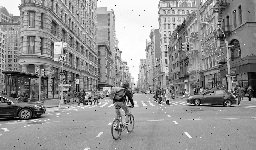
#> input picture TP3/ressources/I2filter.png, 256 x 150 px, shrunk from 889 x 522 before the run
$ python nagao.py
#> lines starting #> are read from the running program, lines starting #| are printed output that depends on the picture
import cv2
import numpy as np
import sys

def rotateMatrix90DegreesCW(matrix):
  """Rotates a matrix by 90 degrees clockwise

  Args:
      matrix (list): matrix to rotate

  Returns:
      list: rotated matrix
  """
  return list(zip(*matrix[::-1]))

def buildNagaoWindows():
  """Builds nagao windows used as filters

  Returns:
      array: Array of np.array containing the nine nagao windows as matrix
  """
  upper = [[1,1,1,1,1],[0,1,1,1,0],[0,0,1,0,0],[0,0,0,0,0],[0,0,0,0,0]]
  corner = [[1,1,1,0,0],[1,1,1,0,0],[1,1,1,0,0],[0,0,0,0,0],[0,0,0,0,0]]
  center = [[0,0,0,0,0],[0,1,1,1,0],[0,1,1,1,0],[0,1,1,1,0],[0,0,0,0,0]]
  windows = [center]
  for i in range(4):
    upper = rotateMatrix90DegreesCW(upper)
    corner = rotateMatrix90DegreesCW(corner)
    windows.append(np.array(upper))
    windows.append(np.array(corner))
  return windows

""" def writeNagaoWindows(nagaoWindows):
  for index, window in enumerate(nagaoWindows):
    cv2.imwrite("nagaoWindows/%s.png"%index, 255*np.array(window)) """

def Variance(matrix):
  return np.var(matrix)

def progress(count, total, status=''):
  """Display a progress bar on terminal

  Args:
      count (int): The increment
      total (int): The maximum value of count
      status (str, optional): Optional status. Defaults to ''.
  """
  bar_len = 60
  filled_len = int(round(bar_len * count / float(total)))

  percents = round(100.0 * count / float(total), 1)
  bar = '=' * filled_len + '-' * (bar_len - filled_len)

  sys.stdout.write('[%s] %s%s ...%s\r' % (bar, percents, '%', status))
  sys.stdout.flush()

if __name__ == "__main__":
  nagaoWindows = buildNagaoWindows()
  im = cv2.imread('ressources/I2filter.png', cv2.IMREAD_GRAYSCALE)
#> im is the input picture: shape (150, 256); min 0, max 255, mean 145.9
  im = np.array(im)
  (imgHeight, imgWidth) = np.shape(im)
#> imgHeight = 150; imgWidth = 256
  newIm = np.zeros((imgHeight, imgWidth))
  inc = 0
  totalPixels = imgHeight*imgWidth
#> totalPixels = 38400
  for row in range(2,imgHeight-2):
    for column in range(2,imgWidth-2):
      pixelSurrounding = im[row-2:row+3,column-2:column+3]
      variances = []
      for window in nagaoWindows:
        pixelMul = np.multiply(pixelSurrounding, window)
        variances.append(Variance(pixelMul))
      minVar = np.min(np.array(variances))
      bestWindow = variances.index(minVar)
      newPixelValue = np.mean(pixelMul)
      newIm[row,column] = newPixelValue
      inc+=1
      progress(inc,totalPixels)
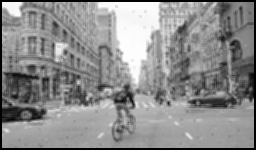
#> newIm: shape (150, 256) float64; min 0, max 91.48, mean 50.3; drawn with min black and max white
  cv2.imwrite('nagaoFiltered.png',newIm)
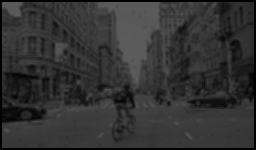
#> saved as nagaoFiltered.png: shape (150, 256); min 0, max 91, mean 50.3
